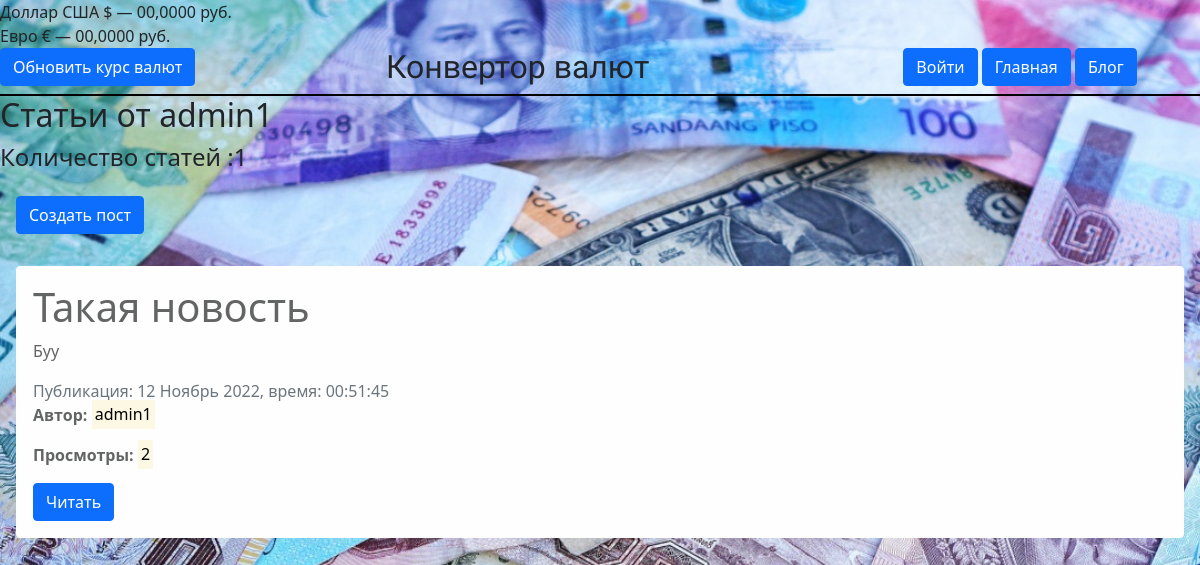
The page /blog/user/admin1/ on the database its author committed.
### blog/models.py (models this page shows, shortened)
class News(models.Model):
    title = models.CharField('Название статьи', max_length=1000,blank=True)
    text = models.TextField('Основной текст статьи',blank=True)
    date = models.DateTimeField('Дата', default=timezone.now)
    avtor = models.ForeignKey(User, verbose_name='Автор', on_delete=models.CASCADE,blank=False,null=True)
    views = models.IntegerField('Просмотры', default=0,blank=False)
    link = models.CharField('Ссылка на источник', max_length=100, blank=False)
    class Meta:
        verbose_name = 'Новость'
        verbose_name_plural = 'Новости'

### blog/views.py (the view)
# urls.py: path('user/<str:username>/', views.ShowAllAvtorBlogView.as_view(), name='news_avtor'),
class ShowAllAvtorBlogView(ListView):
    model = News
    context_object_name = 'news'
    paginate_by = 10
    ordering = ['-views']
    template_name = 'blog/news_avtor.html'
    def get_queryset(self):
        user = get_object_or_404(User, username=self.kwargs.get('username'))
        return News.objects.filter(avtor=user).order_by('-date')
    def get_context_data(self, **kwards):
        context = super(ShowAllAvtorBlogView, self).get_context_data(**kwards)
        context['title'] = f"Станица {self.kwargs.get('username')}"
        return context

### blog/templates/blog/news_avtor.html (shortened to what this page needs)
{%extends 'converter/base.html' %}
{%block content%}
<h2>Статьи от {{ view.kwargs.username }}</h2>
<h4>Количество статей :{{ page_obj.paginator.count}}</h4>
<a class="btn btn-primary m-3" href="{%url 'create_post'%}">Создать пост</a>
  {% for post in news %}
    <div class="alert alert-light m-3">
      <h1>{{ post.title }}</h1>
      <p>{{ post.text| truncatechars:300 }}</p>
      <span class="text-muted">Публикация: {{ post.date|date:"j F Y, время: H:i:s" }}</span>
      {% if post.avtor %}
        <p><b>Автор:</b> <mark>{{ post.avtor }}</mark></p>
      {% else %}
        <p><b>Автор:</b> <mark>Админ</mark></p>
      {% endif %}
      <p><b>Просмотры:</b> <mark>{{post.views}}</mark></p>
      <a href="{% url 'news_detail' post.id %}" class="btn btn-primary">Читать </a>
    </div>
  {% endfor %}
{% endblock content %}

### сonverter/static/converter/css/main.css (style rules this page uses)
* { padding: 0; margin: 0; }
body { background: url('/static/converter/image/35.jpg') no-repeat center center; background-attachment: fixed; background-size: cover; }

### rows shown on the page
News: title "Такая новость", text "Буу", date "12 Ноябрь 2022, время: 00:51:45", avtor "admin1", views "2"

### other values the page prints
{{ view.kwargs.username }} "admin1"
{{ page_obj.paginator.count }} "1"
